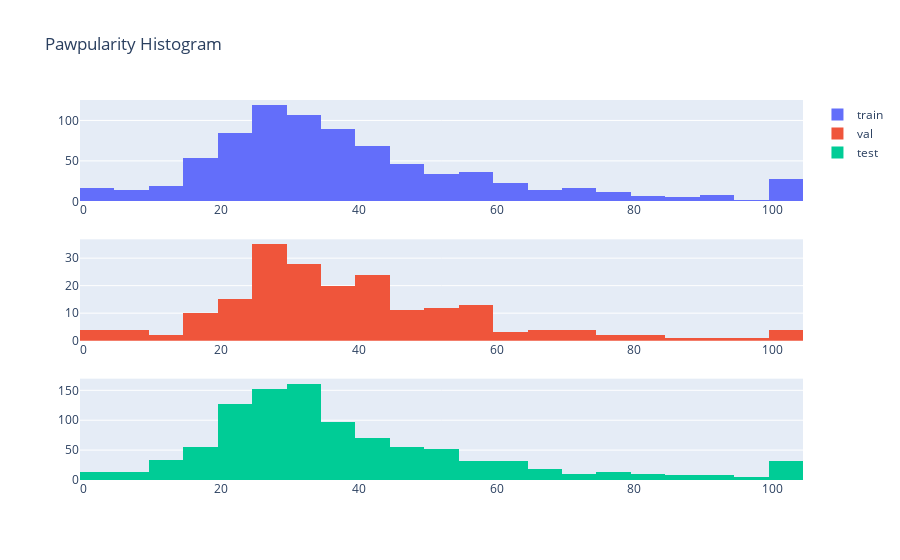

This figure's notebook cell:
### Code cell
fig = make_subplots(rows = 3, cols = 1)

for i, key in enumerate(['train', 'val', 'test']):
    fig.add_histogram(
        x = df[key]['Pawpularity'],
        name = key,
        row = i + 1,
        col = 1
    )

fig.update_layout(title = 'Pawpularity Histogram')

### Figure 1 — Plotly figure (JSON) as saved in the notebook; plotly's stock layout.template omitted (floating-point values rounded to 4 significant figures; data arrays with more than 128 entries replaced by an {"elided": "..."} marker saying what was removed)
{"data": [{"name": "train", "type": "histogram", "x": {"elided": "800 int values"}, "xaxis": "x", "yaxis": "y"}, {"name": "val", "type": "histogram", "x": {"elided": "200 int values"}, "xaxis": "x2", "yaxis": "y2"}, {"name": "test", "type": "histogram", "x": {"elided": "1000 int values"}, "xaxis": "x3", "yaxis": "y3"}], "layout": {"title": {"text": "Pawpularity Histogram"}, "xaxis": {"anchor": "y", "domain": [0, 1]}, "xaxis2": {"anchor": "y2", "domain": [0, 1]}, "xaxis3": {"anchor": "y3", "domain": [0, 1]}, "yaxis": {"anchor": "x", "domain": [0.7333, 1]}, "yaxis2": {"anchor": "x2", "domain": [0.3667, 0.6333]}, "yaxis3": {"anchor": "x3", "domain": [0, 0.2667]}}}
